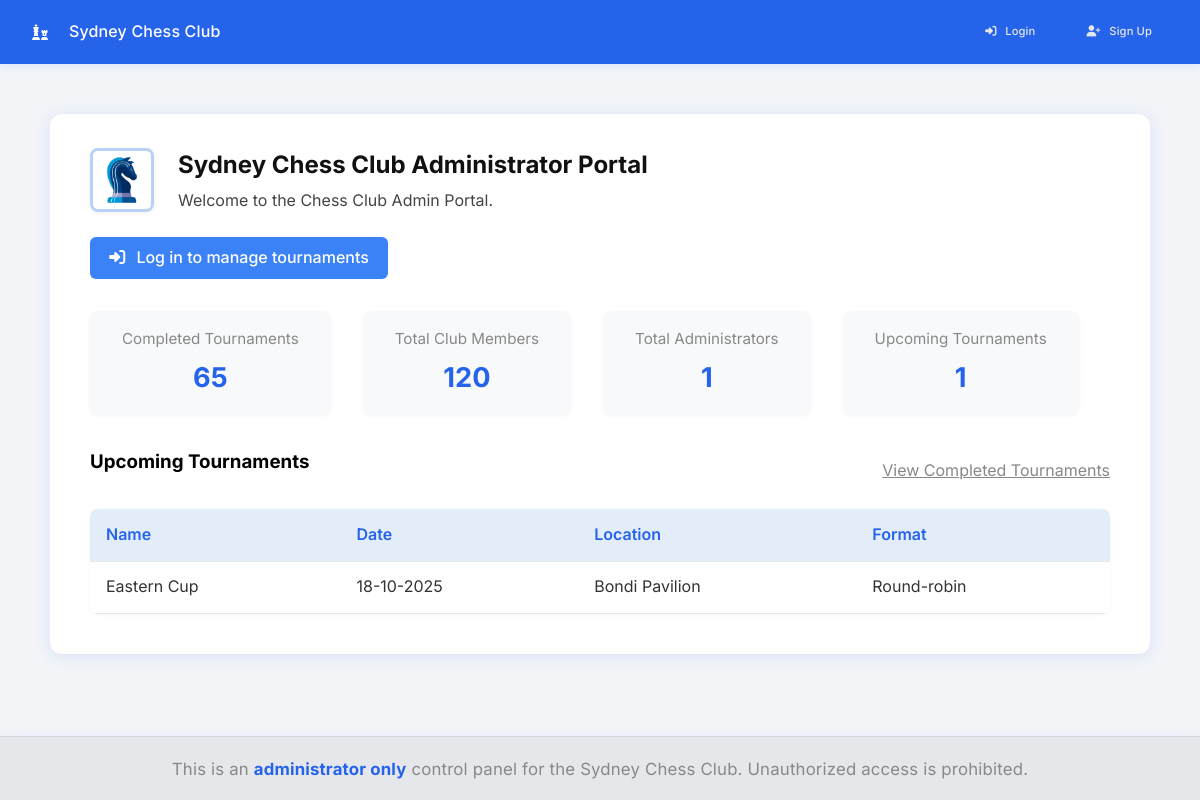
The page / on the database its author committed.
### tables this page shows
CREATE TABLE tournaments (
        id INTEGER PRIMARY KEY AUTOINCREMENT,
        name TEXT NOT NULL,
        date TEXT NOT NULL,
        location TEXT NOT NULL,
        format TEXT NOT NULL
    );

### app.py (the view)
@app.route('/')
def index():
    today = datetime.now().date().isoformat()
    with get_db_connection() as conn:
        tournaments = conn.execute('SELECT * FROM tournaments WHERE date >= ? ORDER BY date', (today,)).fetchall()
        completed_tournaments_count = conn.execute('SELECT COUNT(*) FROM tournaments WHERE date < ?', (today,)).fetchone()[0]
        admins = conn.execute('SELECT * FROM users').fetchall()
        total_members = conn.execute('SELECT COUNT(*) FROM members').fetchone()[0]
    return render_template(
        'index.html',
        tournaments=tournaments,
        completed_tournaments_count=completed_tournaments_count,
        members=admins,
        total_members=total_members
    )

### app.py (called while the page is built)
def get_db_connection():
    conn = sqlite3.connect('data/main.db')
    conn.row_factory = sqlite3.Row
    return conn

def datetimeformat(value, format='%d-%m-%Y'):
    try:
        dt = datetime.fromisoformat(value)
    except Exception:
        try:
            dt = datetime.strptime(value, '%Y-%m-%d')
        except Exception:
            return value  # fallback: return as is
    return dt.strftime(format)

### templates/index.html (shortened to what this page needs)
{% extends 'base.html' %}
{% block content %}
<div class="main-container">
    <div class="dashboard-header">
        <img src="{{ url_for('static', filename='img/chess-logo.png') }}" alt="Chess Club Logo" class="dashboard-logo">
        <div>
            <h2>Sydney Chess Club Administrator Portal</h2>
            {% if session.username %}
            <p class="welcome-msg">Welcome, <strong>{{ session.username }}</strong>!</p>
            {% else %}
            <p class="welcome-msg">Welcome to the Chess Club Admin Portal.</p>
            {% endif %}
        </div>
    </div>
    <div class="dashboard-actions">
        {% if session.username %}
        <a href="{{ url_for('create_tournament') }}" class="btn-primary">
            <i class="fa-solid fa-plus icon-left"></i>Create New Tournament
        </a>
        <a href="" class="btn-primary">
            <i class="fa-solid fa-envelope icon-left"></i>View Messages
        </a>
        <a href="{{ url_for('logout') }}" class="btn-secondary">
            <i class="fa-solid fa-right-from-bracket icon-left"></i>Logout
        </a>
        <a href="#" id="changePasswordBtn" class="btn-secondary">
            <i class="fa-solid fa-key icon-left"></i>Change Password
        </a>
        <a href="{{ url_for('delete_account') }}" class="btn-delete-account"
            onclick="return confirm('Are you sure you want to delete your account? This cannot be undone.');">
            <i class="fa-solid fa-user-xmark icon-left"></i>Delete Account
        </a>
        {% else %}
        <a href="{{ url_for('login') }}" class="btn-primary">
            <i class="fa-solid fa-right-to-bracket icon-left"></i>Log in to manage tournaments
        </a>
        {% endif %}
    </div>
    <div class="dashboard-summary">
        <a href="{{ url_for('completed_tournaments') }}" class="no-underline">
            <div class="summary-card">
                <span class="summary-title">Completed Tournaments</span>
                <span class="summary-value">{{ completed_tournaments_count }}</span>
            </div>
        </a>
        <a href="{{ url_for('manage_members') }}" class="no-underline">
            <div class="summary-card">
                <span class="summary-title">Total Club Members</span>
                <span class="summary-value">{{ total_members }}</span>
            </div>
        </a>
        <a href="{{ url_for('manage_admins') }}" class="no-underline">
            <div class="summary-card">
                <span class="summary-title">Total Administrators</span>
                <span class="summary-value">{{ members|length }}</span>
            </div>
        </a>
        <div class="summary-card">
            <span class="summary-title">Upcoming Tournaments</span>
            <span class="summary-value">{{ tournaments|length }}</span>
        </div>
    </div>
    <div class="tournament-section">
        <div class="tournament-section-header flex-between">
            <h3 class="tournament-section-title">Upcoming Tournaments</h3>
            <a href="{{ url_for('completed_tournaments') }}" class="view-completed-link">View Completed Tournaments</a>
        </div>
        {% if tournaments %}
        <table class="tournament-table">
            <thead>
                <tr>
                    <th>Name</th>
                    <th>Date</th>
                    <th>Location</th>
                    <th>Format</th>
                </tr>
            </thead>
            <tbody>
                {% for t in tournaments %}
                <tr>
                    <td>{{ t['name'] }}</td>
                    <td>
                        {% set dt = t['date'] %}
                        {% if dt %}
                        {{ dt | datetimeformat('%d-%m-%Y') }}
                        {% else %}
                        -
                        {% endif %}
                    </td>
                    <td>{{ t['location'] }}</td>
                    <td>{{ t['format'] }}</td>
                </tr>
                {% endfor %}
            </tbody>
        </table>
        {% else %}
        <p class="no-tournaments">No tournaments have been created yet.</p>
        {% endif %}
    </div>
</div>
{% endblock %}

### templates/base.html (shortened to what this page needs)
<!DOCTYPE html>
<html lang="en">
<head>
    <link rel="stylesheet" href="{{ url_for('static', filename='css/style.css') }}">
    <link rel="stylesheet" href="https://cdnjs.cloudflare.com/ajax/libs/font-awesome/6.5.0/css/all.min.css">
</head>
<body>
    <nav class="navbar">
        <span class="brand"><i class="fa-solid fa-chess icon-left"></i>Sydney Chess Club</span>
        <div class="navbar-links">
            {% if session.username %}
            <a href="{{ url_for('index') }}" id="nav-dashboard" {% if request.endpoint=='index' %}class="active" {%
                endif %}>Dashboard</a>
            <a href="{{ url_for('create_tournament') }}" id="nav-new-tournament" {% if
                request.endpoint=='create_tournament' %}class="active" {% endif %}>Create Tournament</a>
            <a href="{{ url_for('manage_members') }}" id="nav-manage-members" {% if request.endpoint=='manage_members'
                %}class="active" {% endif %}>Club Members</a>
            <a href="{{ url_for('manage_admins') }}" id="nav-manage-admins" {% if request.endpoint=='manage_admins'
                %}class="active" {% endif %}>Administrators</a>
            <a href="{{ url_for('reports') }}" id="nav-reports" {% if request.endpoint=='reports' %}class="active" {%
                endif %}>Reports & Analytics</a>
            <a href="{{ url_for('logout') }}" class="logout-link">
                <i class="fa-solid fa-right-from-bracket icon-left"></i>Logout</a>
            {% else %}
            <a href="{{ url_for('login') }}" id="nav-login" >
                <i class="fa-solid fa-right-to-bracket icon-left"></i>
                Login
            </a>
            <a href="{{ url_for('signup') }}" id="nav-signup" >
                <i class="fa-solid fa-user-plus icon-left"></i>
                Sign Up
            </a>
            {% endif %}
        </div>
    </nav>
    <main class="content">
        {% block content %}{% endblock %}
    </main>
    <footer class="site-footer">
        <div class="footer-content">
            This is an <b>administrator only</b> control panel for the Sydney Chess Club. Unauthorized access is
            prohibited.
        </div>
    </footer>
</body>
</html>

### rows shown on the page
tournaments: name "Eastern Cup", date "18-10-2025", location "Bondi Pavilion", format "Round-robin"

### other values the page prints
{{ completed_tournaments_count }} "65"
{{ total_members }} "120"
{{ members|length }} "1"
{{ tournaments|length }} "1"
